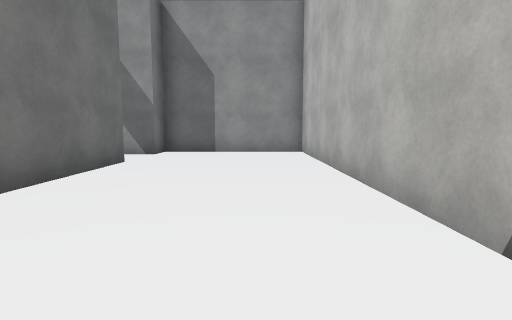
view 1 (above)

15 first-person views from a walk through a scene from a Unity 3-D project. The camera is 1.3 m above the floor, tilts 6° down and sees 80° across. The floor is counted in squares, 2 m on a side. Each view is taken from the middle of a square. On the plan, view 1 faces up. The plan holds only what a view shows up to about 10 squares ahead; the rest is blank. The place goes on beyond the plan. The player character is not drawn. Some animated figures are not drawn. Surface patterns are stand-ins for the level's own textures.

view 2
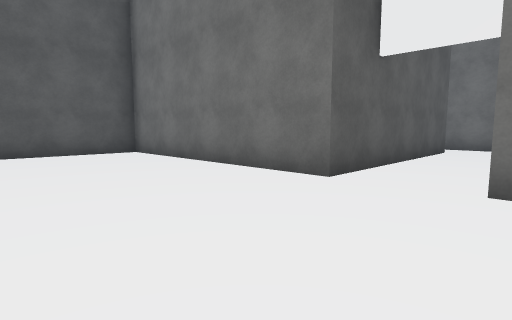

view 3
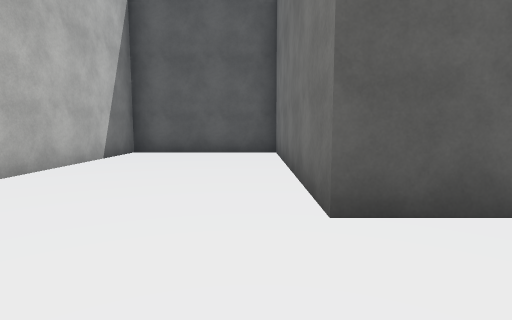

view 4
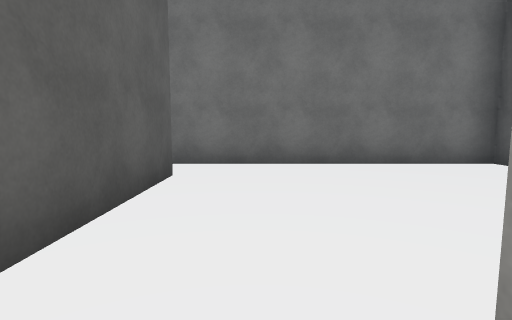

view 5
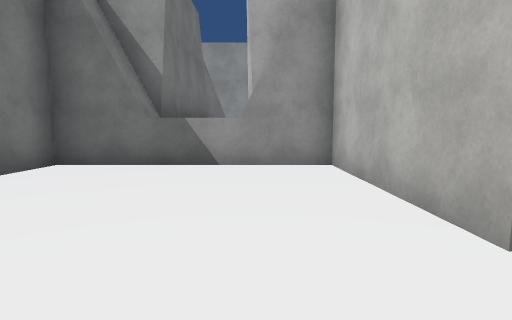

view 6
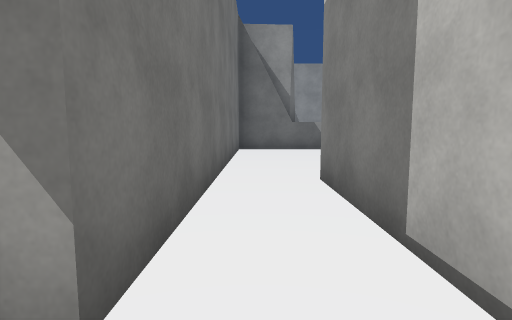

view 7
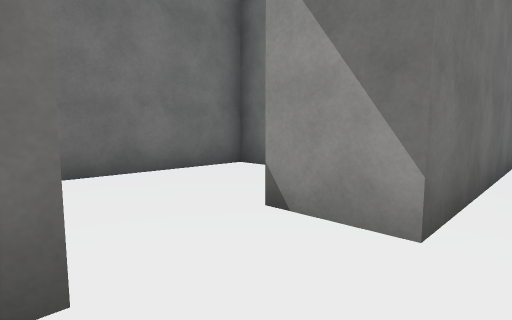

view 8
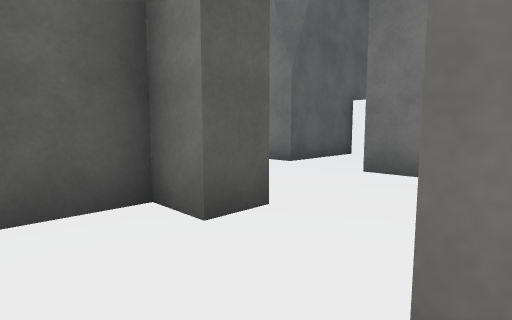

view 9
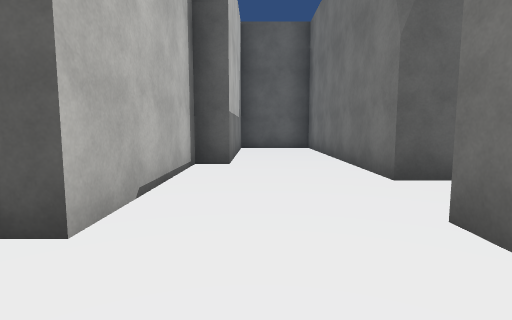

view 10
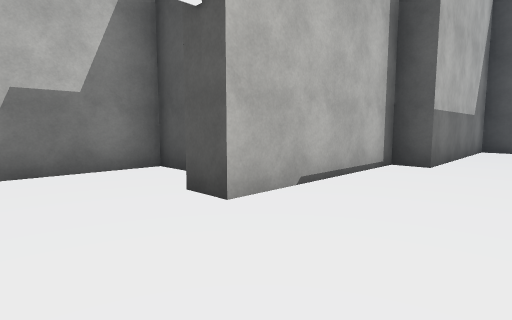

view 11
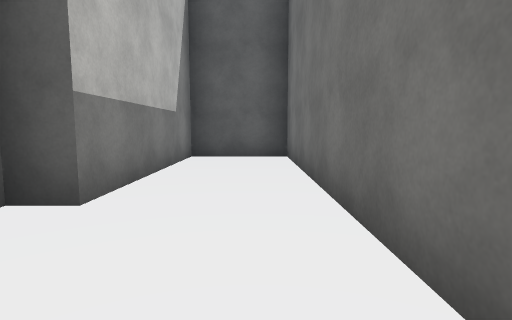

view 12
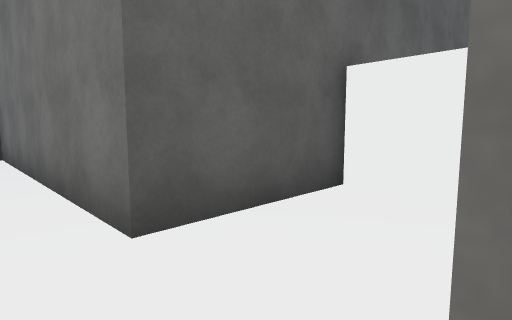

view 13
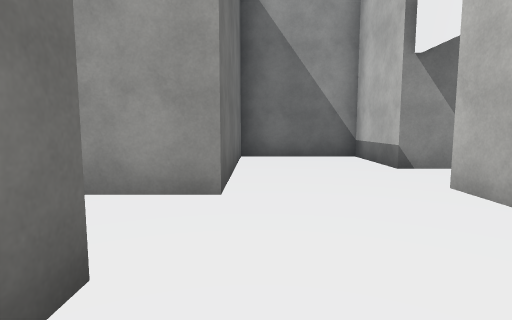

view 14
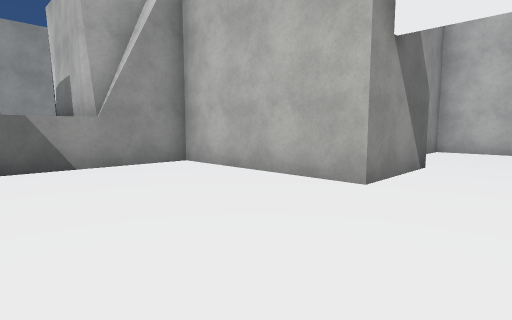

view 15
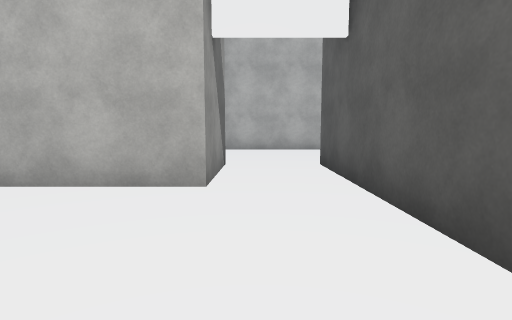

### Floor plan
Points are (right, up) in squares from view 1. A wall is a line through its corners. A room is listed if a view was taken in it or the views show most of it. See-through windows are left out.
Room 1 (views 1, 2, 3, 4)
walls: (-4.5, 5.8) (-2.5, 5.8) (-2.5, -0.1) (1.3, -0.1) (1.3, 8.4) (-2.5, 8.4) (-2.5, 7.6) (-4.7, 7.6)
ways out: opening at (-3.5, 6.5) to room 2
Room 2 (views 5, 8, 14, 15)
walls: (-4.7, 7.6) (-4.7, 11.3) (-9.5, 11.3) (-9.5, 2.8); (-8.2, 2.4) (-8.2, 5.8) (-4.5, 5.8)
ways out: opening at (-3.5, 6.5) to room 1; opening at (-9, 3) to room 3
Room 3 (views 6, 7)
walls: (-10.2, 1.3) (-10.2, 0.5) (-8.2, 0.5) (-8.2, 2.4); (-9.5, 2.8) (-10.7, 2.8)
ways out: opening at (-9, 3) to room 2; opening at (-10, 2) to room 4
Room 4 (views 9, 10, 12)
walls: (-10.7, 2.8) (-10.7, 4.9) (-13.3, 4.9) (-13.3, 0.9); (-10.9, 1.3) (-10.2, 1.3)
ways out: opening at (-10, 2) to room 3; opening at (-12.5, 1) to room 5
Room 5 (views 11, 13)
walls: (-10.9, -2.5) (-10.9, 1.3); (-13.3, 0.9) (-14.8, 0.9); (-16.2, 0.5) (-16.2, -0.8) (-13.7, -0.8) (-13.7, -7) (-11.5, -7) (-11.5, -2.5)
ways out: opening at (-12.5, 1) to room 4

Where each view was taken, in squares from view 1:
view 1: 0 up, 0 right, facing up
view 2: 8 up, 1 right, facing down-left
view 3: 8 up, 2 left, facing down
view 4: 7 up, 4 left, facing left
view 5: 6 up, 6 left, facing up
view 6: 2 up, 9 left, facing up
view 7: 1 up, 9 left, facing up-left
view 8: 3 up, 9 left, facing down-left
view 9: 3 up, 12 left, facing down
view 10: 3 up, 13 left, facing down-right
view 11: 0 up, 13 left, facing down
view 12: 1 up, 13 left, facing down-left
view 13: 2 down, 13 left, facing up
view 14: 6 up, 8 left, facing up-right
view 15: 7 up, 8 left, facing right
